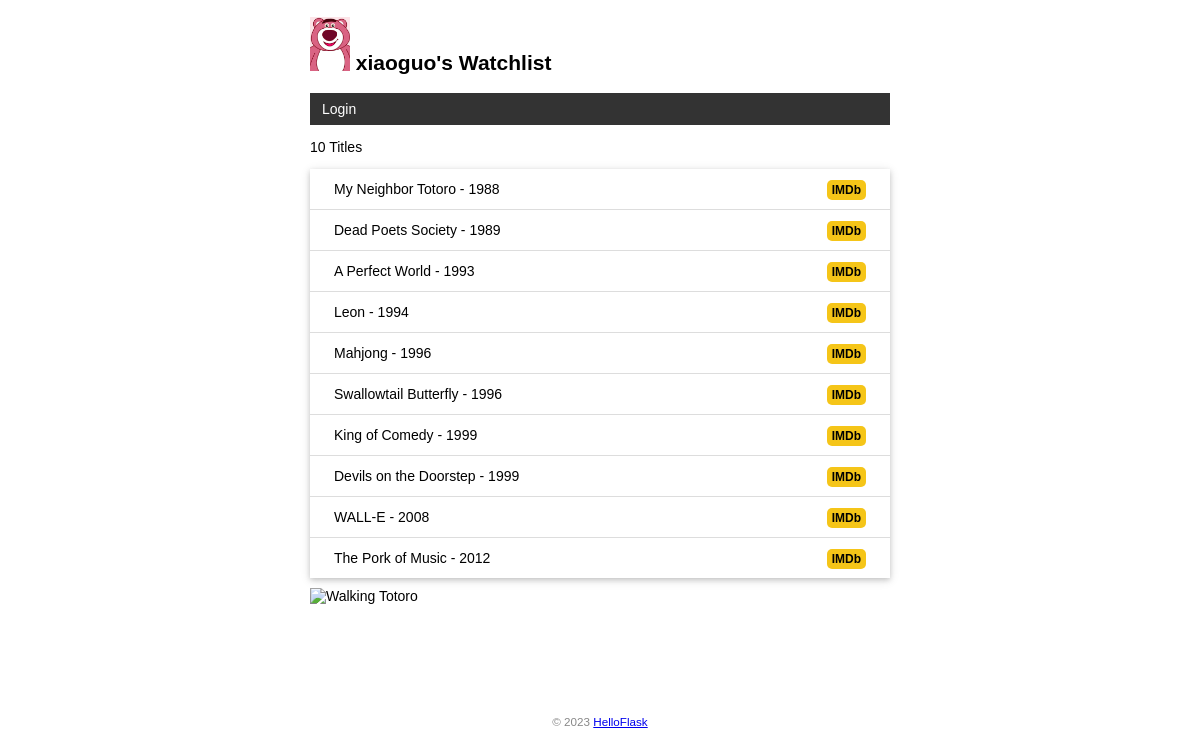
The page / on the database its author committed.
### app.py (models this page shows, shortened)
class User(db.Model,UserMixin):  # 表名将会是 user（自动生成，小写处理）
    id = db.Column(db.Integer, primary_key=True)
    name = db.Column(db.String(20))
    username = db.Column(db.String(20))  # 用户名
    password_hash = db.Column(db.String(128))  # 密码散列值

class Movie(db.Model):  # 表名将会是 movie
    id = db.Column(db.Integer, primary_key=True)  # 主键
    title = db.Column(db.String(60))  # 电影标题
    year = db.Column(db.String(4))  # 电影年份

### app.py (the view)
@app.route('/',methods=['GET', 'POST'])
def index():
    if request.method == 'POST':  # 判断是否是 POST 请求
        if not current_user.is_authenticated:  # 如果当前用户未认证
            return redirect(url_for('index'))  # 重定向到主页
        title = request.form.get('title')  # 传入表单对应输入字段的 name 值
        year = request.form.get('year')
        if not title or not year or len(year) > 4 or len(title) > 60:
            flash('Invalid input.')  # 显示错误提示。flash() 函数用来在视图函数里向模板传递提示消息
            return redirect(url_for('index'))  # 重定向回主页
        movie = Movie(title=title, year=year)  # 创建记录
        db.session.add(movie)  # 添加到数据库会话
        db.session.commit()  # 提交数据库会话
        flash('Item created.')  # 显示成功创建的提示
        return redirect(url_for('index'))  # 重定向回主页
    else:
        movies = Movie.query.all()
        return render_template('index.html', movies=movies)

### app.py (called while the page is built)
@app.context_processor
def inject_user():  # 函数名可以随意修改
    user = User.query.first()
    return dict(user=user)  # 需要返回字典，等同于 return {'user': user}

### templates/index.html (shortened to what this page needs)
{% extends 'base.html' %}
{% block content %}
<p>{{ movies|length }} Titles</p>
<ul class="movie-list">
    {% for movie in movies %}
    <li>{{ movie.title }} - {{ movie.year }}
        <span class="float-right">
            <a class="imdb" href="https://www.imdb.com/find?q={{ movie.title }}" target="_blank" title="Find this movie on IMDb">IMDb</a>
        </span>
    </li>
    {% endfor %}
</ul>
<img alt="Walking Totoro" class="totoro" src="{{ url_for('static', filename='images/foot.jpeg') }}" title="to~to~ro~">
{% endblock %}

### templates/base.html (shortened to what this page needs)
<!DOCTYPE html>
<html lang="en">
<head>
    {% block head %}
    <link rel="stylesheet" href="{{ url_for('static', filename='style.css') }}" type="text/css">
    {% endblock %}
</head>
<body>
    <h2>
        <img alt="Avatar" class="avatar" src="{{ url_for('static', filename='images/head.png') }}">
        {{ user.name }}'s Watchlist
    </h2>
    <nav>
        <ul>
            {% if current_user.is_authenticated %}
    <li><a href="{{ url_for('settings') }}">Settings</a></li>
    <li><a href="{{ url_for('logout') }}">Logout</a></li>
{% else %}
    <li><a href="{{ url_for('login') }}">Login</a></li>
{% endif %}
        </ul>
    </nav>
    {% block content %}
    {% endblock %}
    <footer>
        <small>&copy; 2023 <a href="http://helloflask.com/book/3">HelloFlask</a></small>
    </footer>
</body>
</html>

### static/style.css (style rules this page uses)
body { margin: auto; max-width: 580px; font-size: 14px; font-family: Helvetica, Arial, sans-serif; }
footer { color: #888; margin-top: 15px; text-align: center; padding: 10px; }
.avatar { width: 40px; }
.movie-list { list-style-type: none; padding: 0; margin-bottom: 10px; box-shadow: 0 2px 5px 0 rgba(0, 0, 0, 0.16), 0 2px 10px 0 rgba(0, 0, 0, 0.12); }
.movie-list li { padding: 12px 24px; border-bottom: 1px solid #ddd; }
.movie-list li:last-child { border-bottom:none; }
.totoro { display: block; margin: 0 auto; height: 100px; }
nav ul { list-style-type: none; margin: 0; padding: 0; overflow: hidden; background-color: #333; }
nav li { float: left; }
nav li a { display: block; color: white; text-align: center; padding: 8px 12px; text-decoration: none; }
.float-right { float: right; }
.imdb { font-size: 12px; font-weight: bold; color: black; text-decoration: none; background: #F5C518; border-radius: 5px; padding: 3px 5px; }

### rows shown on the page
User: name "xiaoguo"
Movie: title "My Neighbor Totoro", year "1988"
Movie: title "Dead Poets Society", year "1989"
Movie: title "A Perfect World", year "1993"
Movie: title "Leon", year "1994"
Movie: title "Mahjong", year "1996"
Movie: title "Swallowtail Butterfly", year "1996"
Movie: title "King of Comedy", year "1999"
Movie: title "Devils on the Doorstep", year "1999"
Movie: title "WALL-E", year "2008"
Movie: title "The Pork of Music", year "2012"

### other values the page prints
{{ movies|length }} "10"
